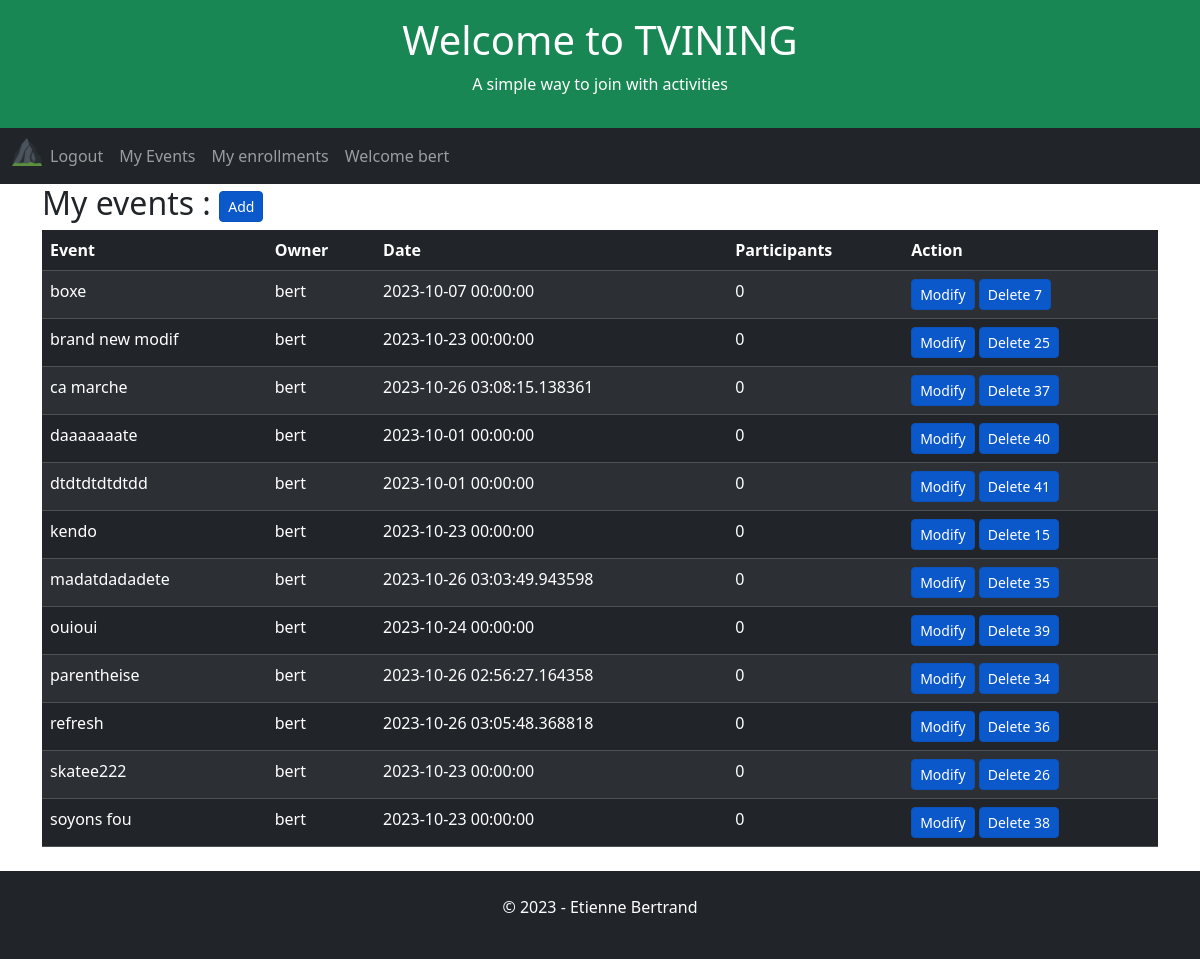
/user-events (signed in), run on an earlier commit of the app's database.
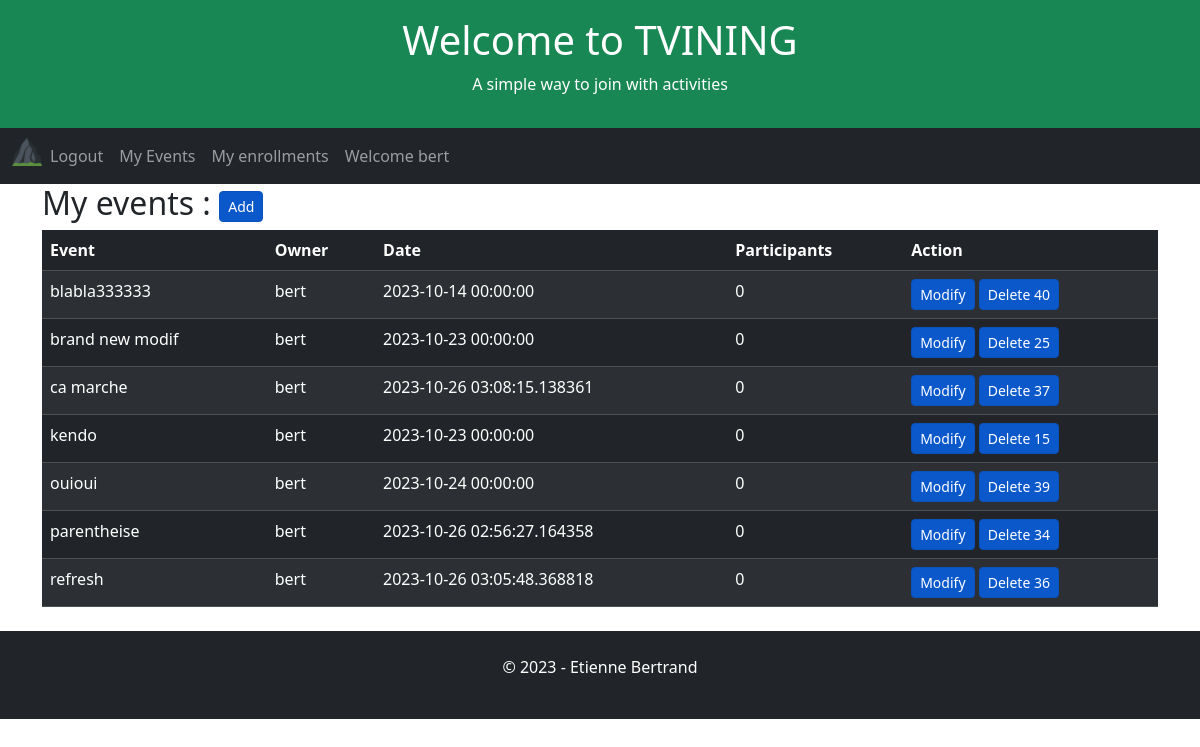
And on a later commit of the database.
### app/models.py (models this page shows, shortened)
class User(UserMixin, db.Model):
    id = db.Column(db.Integer, primary_key=True)
    username = db.Column(db.String(64), index=True, unique=True)
    email = db.Column(db.String(120), index=True, unique=True)
    password_hash = db.Column(db.String(128))

class Event(db.Model):
    id = db.Column(db.Integer, primary_key=True)
    user_id = db.Column(db.Integer, db.ForeignKey('user.id', name='fk_event_user'), nullable=False)
    title = db.Column(db.String(255), nullable=False)
    date = db.Column(db.DateTime, index=True, default=datetime.utcnow)

### app/routes.py (the view)
@app.route('/user-events', methods=['GET', 'POST', 'UPDATE'])
@login_required
def userEvents():
    global appName, appSlogan, appTitle, db
    user_id = current_user.id
    userEvents = db.session.query(
        Event.user_id,
        Event.id,
        User.username.label("owner"),
        Event.date,
        Event.title,
        func.count(Enrollment.user_id).label('participants')
    ).outerjoin(User, Event.user_id == User.id
    ).outerjoin(Enrollment, Event.id == Enrollment.event_id
    ).filter(
        Event.user_id == user_id
    ).group_by(
        Event.user_id,
        Event.date,
        Event.title
    ).order_by(
         func.count(Enrollment.user_id).label('participants').desc(),
         Event.title
    ).all()
    return render_template(
        'user-events.html',
        appName=appName,
        appTitle=appTitle,
        appSlogan=appSlogan,
        userEvents=userEvents
    )

### app/models.py (called while the page is built)
@login.user_loader
def load_user(id):
    return User.query.get(int(id))

### app/templates/user-events.html (shortened to what this page needs)
{% extends "home.html" %}
{% block content %}
    <h2>My events : <a href="{{ url_for('event') }}" class="btn btn-primary btn-sm active" role="button" aria-pressed="true">Add</a></h2>
        <table class="table table-dark table-hover table-striped">
            <thead>
            <tr>
                <th>Event</th>
                <th>Owner</th>
                <th>Date</th>
                <th>Participants</th>
                <th>Action</th>
            </tr>
            </thead>
            <tbody>
                {% for event in userEvents %}
                    <tr>
                        <td>{{ event.title }}</td>
                        <td>{{ event.owner }}</td>
                        <td>{{ event.date }}</td>
                        {% if event.participants > 0 %}
                        <td><a href="{{ url_for('eventEnrollments') }}/{{event.id}}" aria-pressed="true">{{ event.participants }}</a></td>
                        {% else %}
                        <td>{{ event.participants }}</td>
                    {% endif %}
                        <td>
                            <a href="{{ url_for('event') }}/{{event.id}}" class="btn btn-primary btn-sm active" role="button" aria-pressed="true">Modify</a>
                            <a href="{{ url_for('event') }}" class="btn btn-primary btn-sm active" role="button" aria-pressed="true" data-bs-toggle="modal" data-bs-target="#exampleModal" data-bs-whatever="{{event.id}}" >Delete {{ event.id }}</a>
                        </td>
                    </tr>
                {% endfor %}
            </tbody>
        </table>
{% endblock %}

### app/templates/home.html (shortened to what this page needs)
<!DOCTYPE html>
<html lang="en">
<head>
    <link href="https://cdn.jsdelivr.net/npm/bootstrap@5.3.2/dist/css/bootstrap.min.css" rel="stylesheet">
</head>
<body>
    <div class="p-3 bg-success text-white text-center">
    {% if appTitle %}
        <h1>{{ appTitle }}</h1>
        {% else %}
        <h1>hard coded appTitle xyz</h1>
    {% endif %}
    {% if appSlogan %}
        <p>{{ appSlogan }}</p>
        {% else %}
        <p>hard coded appSlogan xyz</p>
    {% endif %}
    </div>
    <nav class="navbar navbar-expand-lg bg-dark navbar-dark">
        <div class="container-fluid">
            <div class="collapse navbar-collapse" id="navbarNav">
            <ul class="navbar-nav">
                <li class="nav-item">
                    <a class="nav-brand" href="{{ url_for('index') }}">
                        <img src="{{ url_for('static', filename='/favicon_io/favicon-32x32.png') }}" width="30" height="30" alt="">
                    </a>
                </li>
                {% if current_user.is_anonymous %}
                <li class="nav-item">
                <a class="nav-link" href="{{ url_for('login') }}">Login</a>
                </li>
                <li class="nav-item">
                    <a class="nav-link" href="{{ url_for('register') }}">Subscribe</a>
                </li>
                {% else %}
                <li class="nav-item">
                    <a class="nav-link" href="{{ url_for('logout') }}">Logout</a>
                </li>
                <li class="nav-item">
                    <a class="nav-link" href="{{ url_for('userEvents') }}">My Events</a>
                </li>
                <li class="nav-item">
                    <a class="nav-link" href="{{ url_for('userEnrollments') }}">My enrollments</a>
                </li>
                <li class="nav-item">
                    <a class="nav-link" href="{{ url_for('index') }}">Welcome {{ current_user.username }}</a>
                </li>
                {% endif %}
            </ul>
            </div>
        </div>
    </nav>
    <div class="container">
        {% block content %}{% endblock %}
    </div>
    <div class="mt-4 p-4 bg-dark text-white text-center">
    <p>© 2023 - Etienne Bertrand</p>
    </div>
</body>
</html>

What changed in the data, as far as the page shows it:
removed Event: title "boxe", owner "bert", date "2023-10-07 00:00:00", participants "0", id "7"
removed Event: title "dtdtdtdtdtdd", owner "bert", date "2023-10-01 00:00:00", participants "0", id "41"
removed Event: title "madatdadadete", owner "bert", date "2023-10-26 03:03:49.943598", participants "0", id "35"
removed Event: title "skatee222", owner "bert", date "2023-10-23 00:00:00", participants "0", id "26"
removed Event: title "soyons fou", owner "bert", date "2023-10-23 00:00:00", participants "0", id "38"
changed Event id 40: title "daaaaaaate" → "blabla333333"; date "2023-10-01 00:00:00" → "2023-10-14 00:00:00"; moves up the list
